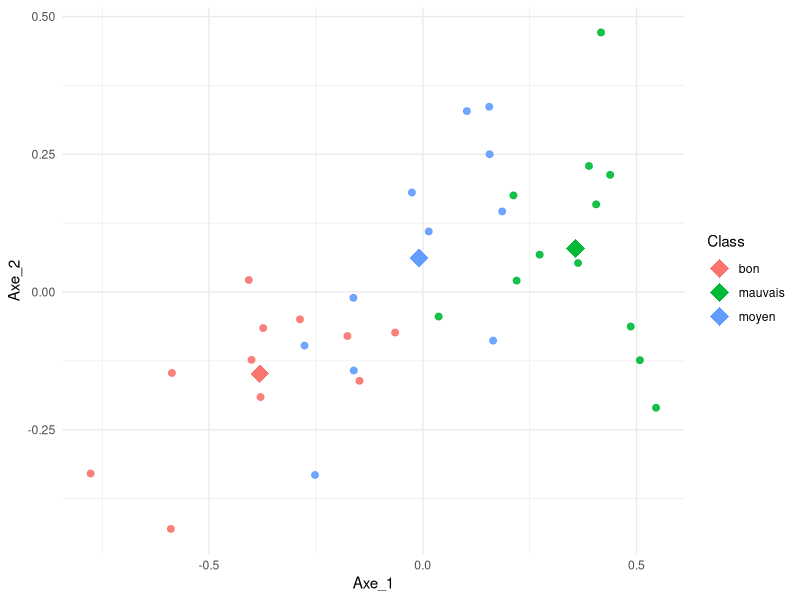
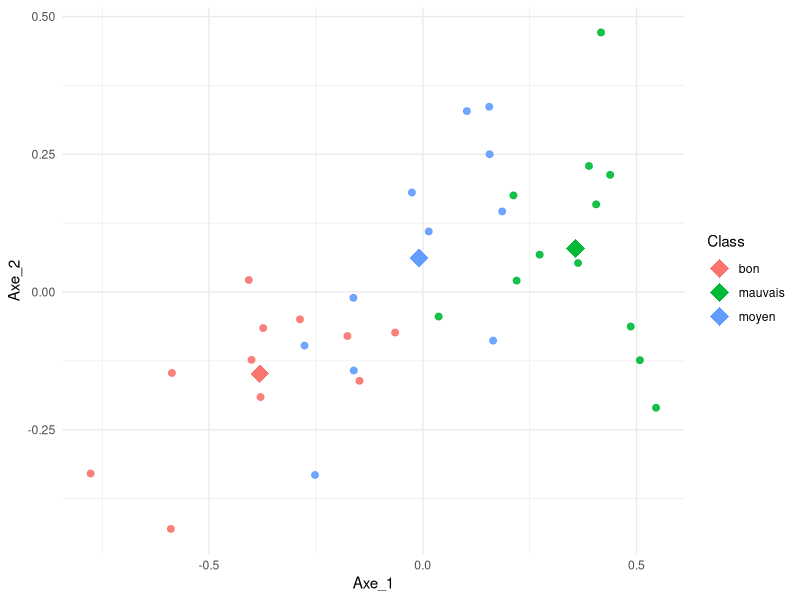

Write the R code that produced these figures, in order. (Note: this script raises an error after producing the figures.)
## ---- chunk 1
knitr::opts_chunk$set(echo = TRUE)
## ---- chunk 2
library(dplyr)
library(ggplot2)

# ------------------------------------------------------------
# MANOVA (comme TD2) : calcule SS_tot, SS_Intra, SS_Inter + Lambda + p-value
# ------------------------------------------------------------
MANOVA <- function(df, group_col) {
  # Groupe
  Y <- as.factor(df[[group_col]])

  # Variables numériques (prédictives)
  num_cols <- which(sapply(df, is.numeric))
  X <- df[, num_cols, drop = FALSE]

  N <- nrow(X)
  P <- ncol(X)
  K <- length(levels(Y))

  XK <- split(X, Y)
  NK <- sapply(XK, nrow)
  GK <- lapply(XK, colMeans)
  G  <- colMeans(X)

  X_mat <- as.matrix(X)
  G_mat <- matrix(G, nrow = N, ncol = P, byrow = TRUE)
  SS_tot <- t(X_mat - G_mat) %*% (X_mat - G_mat)

  SS_partiel_Intra <- lapply(names(XK), function(gr) {
    Xk_mat <- as.matrix(XK[[gr]])
    Gk <- GK[[gr]]
    Gk_mat <- matrix(Gk, nrow = nrow(Xk_mat), ncol = P, byrow = TRUE)
    t(Xk_mat - Gk_mat) %*% (Xk_mat - Gk_mat)
  })
  names(SS_partiel_Intra) <- names(XK)

  SS_Intra <- Reduce("+", SS_partiel_Intra)
  SS_Inter <- SS_tot - SS_Intra

  Lambda <- det(SS_Intra) / det(SS_tot)
  chi2_corr <- - (N - 1 - (P + K)/2) * log(Lambda)
  ddl <- P * (K - 1)
  p_value <- 1 - pchisq(chi2_corr, df = ddl)

  out <- list(
    SS_tot = SS_tot,
    SS_Intra = SS_Intra,
    SS_Inter = SS_Inter,
    GK = GK,
    G = G,
    NK = NK,
    P = P,
    N = N,
    K = K,
    Lambda = Lambda,
    p_value = p_value
  )
  return(out)
}

# ------------------------------------------------------------
# AFD (méthode anglo-saxonne P1) : diagonalise (B %*% solve(W))
# Renvoie Un (vecteurs propres normalisés), valeurs propres, Scores, Wilks
# ------------------------------------------------------------
AFD <- function(X, Y, SS_tot, SS_intra, SS_inter, nb_axes = 2) {

  Y <- as.factor(Y)
  X <- as.data.frame(X)
  X_mat <- as.matrix(X)

  N <- nrow(X_mat)
  P <- ncol(X_mat)
  K <- length(levels(Y))

  # 1) Ratio B/W = SS_inter %*% solve(SS_intra)
  BW <- SS_inter %*% solve(SS_intra)

  # 2) Diagonalisation
  eig <- eigen(BW)
  U <- Re(eig$vectors)           # vecteurs propres (partie réelle)
  valeurs <- Re(eig$values)      # valeurs propres (partie réelle)

  # 3) Normalisation : Un = U / sqrt(diag(t(U) %*% W %*% U))
  denom <- sqrt(diag(t(U) %*% SS_intra %*% U))
  Un <- sweep(U, 2, denom, "/")

  # 4) Centrage Z = X - mean(X)
  G <- colMeans(X_mat)
  Z <- sweep(X_mat, 2, G, "-")

  # 5) Scores (on prend nb_axes premiers axes)
  Scores <- Z %*% Un[, 1:nb_axes, drop = FALSE]
  Scores_df <- as.data.frame(Scores)
  colnames(Scores_df) <- paste0("Axe_", 1:nb_axes)
  Scores_df$Class <- Y

  # 6) Inférence Wilks sur les axes sélectionnés
  # corrélations canoniques : eta^2 = rho/(1+rho), avec rho = valeurs propres
  rho <- valeurs[1:nb_axes]
  eta2 <- rho / (1 + rho)
  eta <- sqrt(pmax(eta2, 0))

  # Wilks cumulée : Lambda_i = prod_{j=1..i} (1 - eta_j^2)
  wilks <- cumprod(1 - eta^2)

  # Stat chi2 corrigée pour chaque i
  # -(n-1-(p+k)/2)*log(Lambda_i) ~ Chi2_{p(k-1)}
  chi2_corr <- - (N - 1 - (P + K)/2) * log(wilks)
  ddl <- P * (K - 1)
  p_values <- 1 - pchisq(chi2_corr, df = ddl)

  Wilks_df <- data.frame(
    axe = 1:nb_axes,
    rho = rho,
    eta2 = eta2,
    Wilks = wilks,
    chi2_corr = chi2_corr,
    ddl = ddl,
    p_value = p_values
  )

  out <- list(
    BW = BW,
    U = U,
    Un = Un,
    valeurs_propres = valeurs,
    Scores = Scores_df,
    Wilks = Wilks_df
  )
  return(out)
}

# ------------------------------------------------------------
# AFD_graph1 : Scatter Axe_1 vs Axe_2 + centres de gravité (losanges)
# ------------------------------------------------------------
AFD_graph1 <- function(Scores_df) {

  G_centres <- aggregate(cbind(Axe_1, Axe_2) ~ Class, data = Scores_df, FUN = mean)

  ggplot(Scores_df, aes(x = Axe_1, y = Axe_2, color = Class)) +
    geom_point(size = 2, alpha = 0.9) +
    geom_point(data = G_centres, aes(x = Axe_1, y = Axe_2, color = Class),
               shape = 18, size = 6, inherit.aes = FALSE) +
    theme_minimal()
}
## ---- chunk 3
# à compléter

if (!require(caret)) {
  install.packages("caret", repos = "https://cloud.r-project.org")
  library(caret)
}

vin <- read.table("VIN_QUALITE.txt", header = TRUE)

res_manova <- MANOVA(vin, "Qualite")

X <- vin %>% select(where(is.numeric))
Y <- vin$Qualite

res_afd <- AFD(
  X = X,
  Y = Y,
  SS_tot   = res_manova$SS_tot,
  SS_intra = res_manova$SS_Intra,
  SS_inter = res_manova$SS_Inter,
  nb_axes  = 2
)

Scores_df <- res_afd$Scores


## ---- chunk 4
# à compléter

AFD_graph1


## ---- chunk 5
# à compléter

AFD_graph1(Scores_df)


## ---- chunk 6
# à compléter

str(Scores_df)


## ---- chunk 7
# à compléter

res_afd$Wilks

## ---- chunk 8
# à compléter

Scores_df

## ---- chunk 9
# à compléter

centres <- aggregate(cbind(Axe_1, Axe_2) ~ Class, data = Scores_df, FUN = mean)
centres


## ---- chunk 10
# à compléter

ggplot(Scores_df, aes(x = Axe_1, y = Axe_2, color = Class)) +
  geom_point(size = 2, alpha = 0.9) +
  geom_point(
    data = centres,
    aes(x = Axe_1, y = Axe_2, color = Class),
    shape = 18, size = 6, inherit.aes = FALSE
  ) +
  theme_minimal()


## ---- chunk 11
# à compléter

classes <- as.character(centres$Class)

dist_mat <- sapply(classes, function(cl) {
  cx <- centres$Axe_1[centres$Class == cl]
  cy <- centres$Axe_2[centres$Class == cl]
  sqrt((Scores_df$Axe_1 - cx)^2 + (Scores_df$Axe_2 - cy)^2)
})


## ---- chunk 12
knitr::include_graphics('Distance.jpg')
## ---- chunk 13
# à compléter

pred_class <- classes[apply(dist_mat, 1, which.min)]

comparaison <- data.frame(
  Obs  = Scores_df$Class,
  Pred = factor(pred_class, levels = levels(Scores_df$Class))
)

comparaison


## ---- chunk 14
# à compléter

confusionMatrix(comparaison$Pred, comparaison$Obs)


## ---- chunk 15
# à compléter

AFD_Classif <- function(df, group_col, nb_axes = 2) {

  df[[group_col]] <- as.factor(df[[group_col]])

  res_manova <- MANOVA(df, group_col)

  X <- df %>% select(where(is.numeric))
  Y <- df[[group_col]]

  res_afd <- AFD(
    X = X, Y = Y,
    SS_tot   = res_manova$SS_tot,
    SS_intra = res_manova$SS_Intra,
    SS_inter = res_manova$SS_Inter,
    nb_axes  = nb_axes
  )

  Scores_df <- res_afd$Scores

  centres <- aggregate(cbind(Axe_1, Axe_2) ~ Class, data = Scores_df, FUN = mean)
  classes <- as.character(centres$Class)

  dist_mat <- sapply(classes, function(cl) {
    cx <- centres$Axe_1[centres$Class == cl]
    cy <- centres$Axe_2[centres$Class == cl]
    sqrt((Scores_df$Axe_1 - cx)^2 + (Scores_df$Axe_2 - cy)^2)
  })

  pred_class <- classes[apply(dist_mat, 1, which.min)]

  comparaison <- data.frame(
    Obs  = Scores_df$Class,
    Pred = factor(pred_class, levels = levels(Scores_df$Class))
  )

  conf <- confusionMatrix(comparaison$Pred, comparaison$Obs)

  list(
    centres = centres,
    dist_mat = dist_mat,
    comparaison = comparaison,
    confusion = conf
  )
}


## ---- chunk 16
# à compléter

res_iris <- AFD_Classif(iris, "Species", nb_axes = 2)


## ---- chunk 17
# à compléter

res_iris$centres

## ---- chunk 18
# à compléter

head(res_iris$dist_mat)

## ---- chunk 19
# à compléter

head(res_iris$comparaison)

## ---- chunk 20
# à compléter

res_iris$confusion

